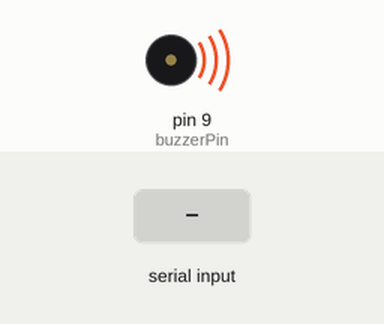
Recording of a sketch running on a simulated Arduino Uno, built with avr-gcc and run on an emulated ATmega328P. Shown: buzzer (waves = sounding, pin HIGH). The inputs (shaded band) are chosen by the test bench.

Above: at 0.1 s.
At 1.4 s:
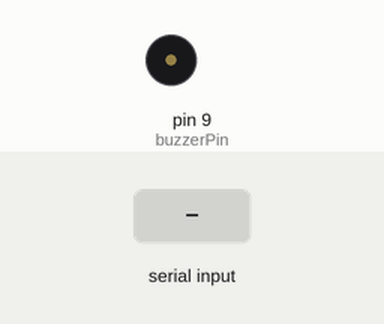
1.5 s: "H" received over Serial
At 1.75 s:
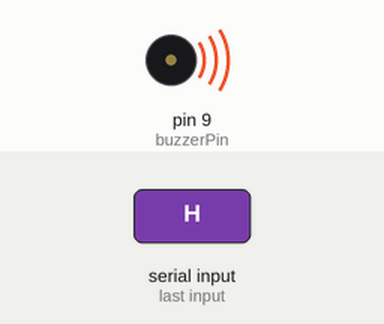
Timing chart, 0 to 4.5 s (numbered marks = the images above; inputs shaded):
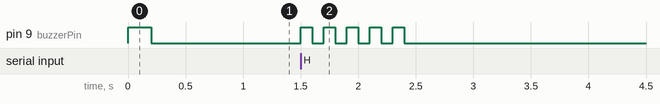

Measured:
- after the input at 1.5 s, pin 9 (buzzerPin): alternates HIGH for 0.10 s and LOW for 0.10 s, 10 changes in all, then stays LOW, starting at once

The sketch:

alarm.ino
```cpp
const int buzzerPin = 9; // Connect the POSITIVE (+) leg of the buzzer to Pin 9

void setup() {
  // Use the same baud rate as your Node.js SerialPort configuration
  Serial.begin(9600);

  pinMode(buzzerPin, OUTPUT);

  // Test beep on startup so you know the hardware is working
  digitalWrite(buzzerPin, HIGH);
  delay(200);
  digitalWrite(buzzerPin, LOW);
}

void loop() {
  // Check if Node.js has sent any data
  if (Serial.available() > 0) {
    char signal = Serial.read();

    // If 'H' (High) is received from Node.js
    if (signal == 'H') {
      triggerAlarm();
    }
  }
}

void triggerAlarm() {
  // Rapid alert pattern: 5 quick beeps
  for (int i = 0; i < 5; i++) {
    digitalWrite(buzzerPin, HIGH);
    delay(100);
    digitalWrite(buzzerPin, LOW);
    delay(100);
  }
}
```
